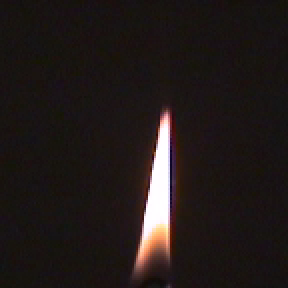
#> input picture PROJECTS/PROJECT 11/WORKING/videos/out/candle/frame0000.png, 144 x 144 px (shown 2 times larger); its folder holds 4 pictures in this run
$ python assignment11.py   (Python 2 division)   (older library calls are emulated)
#> lines starting #> are read from the running program, lines starting #| are printed output that depends on the picture
# ASSIGNMENT 11
# Robert Bobkoskie

""" Assignment 11 - Video Textures

This file has a number of functions that you need to fill out in order to
complete the assignment. Please write the appropriate code, following the
instructions on which functions you may or may not use.

GENERAL RULES:
    1. DO NOT INCLUDE code that saves, shows, displays, writes the image that
    you are being passed in. Do that on your own if you need to save the images
    but the functions should NOT save the image to file. (This is a problem
    for us when grading because running 200 files results a lot of images being
    saved to file and opened in dialogs, which is not ideal). Thanks.

    2. DO NOT import any other libraries aside from the three libraries that we
    provide. You may not import anything else, you should be able to complete
    the assignment with the given libraries (and in most cases without them).

    3. DO NOT change the format of this file. Do not put functions into classes,
    or your own infrastructure. This makes grading very difficult for us. Please
    only write code in the allotted region.

"""

import numpy as np
import cv2
import scipy.signal


def videoVolume(images):
    """ Create a video volume from the image list.

    Note: Simple function to convert a list to a 4D numpy array, you should know
    how to do this.

    Args:
        images (list): A list of frames. Each element of the list contains a
                       numpy array of a colored image. You may assume that each
                       frame has the same shape, (rows, cols, 3).

    Returns:
        output (numpy.ndarray): A 4D numpy array. This array should have
                                dimensions (num_frames, rows, cols, 3) and
                                dtype np.uint8.
    """
    output = np.zeros((len(images), images[0].shape[0], images[0].shape[1],
                      images[0].shape[2]), dtype=np.uint8)

    # WRITE YOUR CODE HERE.
    #print output
    for i, img in enumerate(images):
        #print i, img
        output[i:i+1] = img
    #print output
    # END OF FUNCTION.
    return output

def computeSimilarityMetric(video_volume):
    """
    You need to compute the differences between each pair of frames in the
    video volume. The goal, of course, is to be able to tell how good
    a jump between any two frames might be so that the code you write later
    on can find the optimal loop. The closer the similarity metric is to zero,
    the more alike the two frames are.

    This is done by computing the square root of the sum of the differences
    between each frame in the video volume.  Then, we normalize the values
    into the range 0 to 1, to remove the resolution as a factor in the scores
    (This will help when you work with videos of different resolutions)

    Suggested Instructions:

        1. Create a for loop that goes through the video volume. Create a
           variable called cur_frame.

            A. Create another for loop that goes through the video volume
                again. Create a variable called comparison_frame.

                i. Inside this loop, compute this mathematical statement.
                    rssd = sum ( (cur_frame - comparison_frame)^2 ) ** 0.5

                ii. Set output[i, j] = ssd

        2.  Divide all the values in output by the average value.  This has
            two benefits: first, it removes any resolution dependencies: the
            same video at two different resolutions will end up with the same
            values.  Second, it distributes the values over a consistent range
            regardless of the video, so the rest of your code is not so exposed
            to the quirks of any given video.

    Hints:

        Remember the matrix is symmetrical, so when you are computing the
        similarity at i, j, its the same as computing the similarity at j, i so
        you don't have to do the math twice. This speeds up the function by 2.

        Also, the similarity at all i,i is always zero, no need to calculate it

    Args:
        video_volume (numpy.ndarray):
            A 4D numpy array with dimensions (num_frames, rows, cols, 3).

            This can be produced by the videoVolume function.

    Returns:
        output (numpy.ndarray):
            A square 2d numpy array of dtype np.float.

            output[i,j] should contain the similarity score from 0 to 1
            between all frames [i,j

            This matrix is symmetrical with a diagonal of zeros.

            The values should be of type np.float.
    """

    output = np.zeros((len(video_volume), len(video_volume)), dtype=np.float)

    # WRITE YOUR CODE HERE.
    '''
    [[ 0.          0.01251703  2.23934232]
    [ 0.01251703   0.          2.24814065]
    [ 2.23934232   2.24814065  0.]]
    Received
    [[ 0.          0.87708209  2.23612935]
    [ 0.87708209   0.          1.38678855]
    [ 2.23612935   1.38678855  0.]]
    '''
    #print video_volume
    otr_loop = []
    for i, this_frame in enumerate(video_volume):
        otr_loop.append(i)
        inr_loop = []
        for j, comp_frame in enumerate(video_volume):
            #print i, j
            if not j in otr_loop and not j in inr_loop:
                inr_loop.append(j)
                this_frame = this_frame.astype(np.float64)
                comp_frame = comp_frame.astype(np.float64)
                # [4 lines of commented-out code are left out]
                ssd = np.sum(((this_frame - comp_frame)**2))**0.5
                #print ssd
                output[i, j] = ssd
                output[j, i] = ssd

    # [4 lines of commented-out code are left out]
    output = output / np.average(output)
    #print output
    #print output.dtype
    # END OF FUNCTION.
    return output

def transitionDifference(ssd_difference):
    """ Compute the transition costs between frames, taking dynamics into
        account.

    Instructions:
        1. Iterate through the rows and columns of ssd difference, ignoring the
           first two values and the last two values.
            1a. For each value at i, j, multiply the binomial filter of length
                five by the weights starting two frames before until two frames
                after, and take the sum of those products.

                i.e. Your weights for frame i are:
                     [weight[i - 2, j - 2],
                      weight[i - 1, j - 1],
                      weight[i, j],
                      weight[i + 1, j + 1],
                      weight[i + 2, j + 2]]

                Multiply that by the binomial filter weights at each i, j to get
                your output.

                It may take a little bit of understanding to get why we are
                computing this, the simple explanation is that to change from
                frame 4 to 5, lets call this ch(4, 5), and we make this weight:

                ch(4, 5) = ch(2, 3) + ch(3, 4) + ch(4, 5) + ch(5, 6) + ch(6, 7)

                This accounts for the weights in previous changes and future
                changes when considering the current frame.

                Of course, we weigh all these sums by the binomial filter, so
                that the weight ch(4, 5) is still the most important one, but
                hopefully that gives you a better understanding.

    Args:
        ssd_difference (numpy.ndarray): A difference matrix as produced by your
                                        ssd function.

    Returns:
        output (numpy.ndarray): A difference matrix that takes preceding and
                                following frames into account. The output
                                difference matrix should have the same dtype as
                                the input, but be 4 rows and columns smaller,
                                corresponding to only the frames that have valid
                                dynamics.

    Hint: There is an efficient way to do this with 2d convolution. Think about
          the coordinates you are using as you consider the preceding and
          following frame pairings.
    """

    output = np.zeros((ssd_difference.shape[0] - 4,
                       ssd_difference.shape[1] - 4),
                      dtype=ssd_difference.dtype)
    # WRITE YOUR CODE HERE.
    #ssd_difference = np.arange(81).reshape(9,9) #FOR TESTING
    #print ssd_difference, '\n'
    #print ssd_difference[2:-2,2:-2]
    for i in range(2, ssd_difference.shape[0] - 2):
        for j in range(2, ssd_difference.shape[1] - 2):
            frame = ssd_difference[i-2:i+3,j-2:j+3]
            # [7 lines of commented-out code are left out]

            '''
            #print scipy.signal.convolve2d(frame, next_frame, 'same')
            #conv_frame = scipy.signal.convolve2d(frame, next_frame, 'same')
            #print sum(conv_frame*binomialFilter5())
            '''

            #output[i-2, j-2] = sum(np.dot(binomialFilter5(), frame))
            output[i-2, j-2] = sum(np.diag(frame)*binomialFilter5())

    #print output
    # END OF FUNCTION.
    return output

def findBiggestLoop(transition_diff, alpha):
    """ Given the difference matrix, find the longest and smoothest loop that we
      can.

    Args:
        transition_diff (np.ndarray): A square 2d numpy array of dtype float.
                                      Each cell contains the cost of
                                      transitioning from frame i to frame j in
                                      the input video as returned by the
                                      transitionDifference function.

        alpha (float): a parameter for how heavily you should weigh the size of
                       the loop relative to the transition cost of the loop.
                       Larger alphas favor longer loops. Try really big values
                       to see what you get.

    start, end will be the indices in the transition_diff matrix that give the
    maximum score according to the following metric:
        score = alpha * (end - start) - transition_diff[end, start]

    Compute that score for every possible starting and ending index (within the
    size of the transition matrix) and find the largest score.

    See README.html for the scoring function to implement this function.

    Returns:
        start (int): The starting frame number of the longest loop.
        end (int): The final frame number of the longest loop.
    """
    start = 0
    end = 0
    largest_score = 0
    # WRITE YOUR CODE HERE.
    #print alpha
    for (i, j), diff in np.ndenumerate(transition_diff):
        #print i, j, diff
        score = alpha*(i - j) - transition_diff[i, j]
        if score > largest_score:
            largest_score = score
            start = j
            end = i

    # END OF FUNCTION.
    return start, end

def synthesizeLoop(video_volume, start, end):
    """ Pull out the given loop from the input video volume.

    Args:
        video_volume (np.ndarray): A (time, height, width, 3) array, as created
                                   by your videoVolume function.
        start (int): the index of the starting frame.
        end (int): the index of the ending frame.

    Returns:
        output (list): a list of arrays of size (height, width, 3) and dtype
                       np.uint8, similar to the original input the videoVolume
                       function.
    """

    output = []
    # WRITE YOUR CODE HERE.
    for i in range(start, end+1):
        #print i, video_volume[i]
        output.append(video_volume[i])

    # END OF FUNCTION.
    return output


def binomialFilter5():
    """ Return a binomial filter of length 5.

    Note: This is included for you to use.

    Returns:
        output (numpy.ndarray): A 5x1 numpy array representing a binomial
                                filter.
    """

    return np.array([1 / 16., 1 / 4., 3 / 8., 1 / 4., 1 / 16.],
                    dtype=float)


def runTexture(img_list, alpha):
    """ This function administrates the extraction of a video texture from the
    given frames.
    """
    video_volume = videoVolume(img_list)
    ssd_diff = computeSimilarityMetric(video_volume)
    transition_diff = transitionDifference(ssd_diff)
    # alpha = 1.0 / transition_diff.shape[0]

    print "Alpha is {}".format(alpha)
    idxs = findBiggestLoop(transition_diff, alpha)

    diff3 = np.zeros(transition_diff.shape, float)

    for i in range(transition_diff.shape[0]):
        for j in range(transition_diff.shape[1]):
            diff3[i, j] = alpha * (i - j) - transition_diff[i, j]

    return (vizDifference(ssd_diff),
            vizDifference(transition_diff),
            vizDifference(diff3),
            synthesizeLoop(video_volume, idxs[0] + 2, idxs[1] + 2))


def vizDifference(diff):
    return (((diff - diff.min()) /
             (diff.max() - diff.min())) * 255).astype(np.uint8)


def readImages(image_dir):
    """ This function reads in input images from a image directory

    Note: This is implemented for you since its not really relevant to
    computational photography (+ time constraints).

    Args:
        image_dir (str): The image directory to get images from.

    Returns:
        images(list): List of images in image_dir. Each image in the list is of
                      type numpy.ndarray.

    """
#> called with image_dir = 'videos/source/candle'
    extensions = ['bmp', 'pbm', 'pgm', 'ppm', 'sr', 'ras', 'jpeg',
                  'jpg', 'jpe', 'jp2', 'tiff', 'tif', 'png']

    search_paths = [os.path.join(image_dir, '*.' + ext) for ext in extensions]
    image_files = reduce(list.__add__, map(glob, search_paths))
    images = [cv2.imread(f, cv2.IMREAD_UNCHANGED | cv2.IMREAD_COLOR)
              for f in image_files]
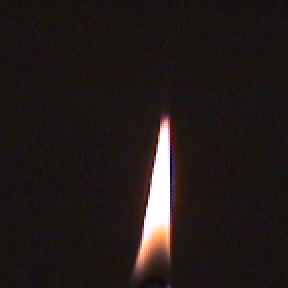
#> input picture PROJECTS/PROJECT 11/WORKING/videos/out/candle/frame0001.png, 144 x 144 px (shown 2 times larger)
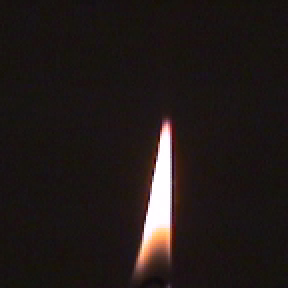
#> input picture PROJECTS/PROJECT 11/WORKING/videos/out/candle/frame0002.png, 144 x 144 px (shown 2 times larger)
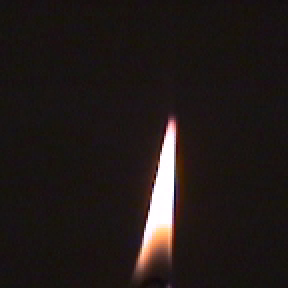
#> input picture PROJECTS/PROJECT 11/WORKING/videos/out/candle/frame0005.png, 144 x 144 px (shown 2 times larger)
#> images = 4 items

    return images


if __name__ == "__main__":
    import errno
    import os
    import sys

    from glob import glob

    alpha = 1 if len(sys.argv) < 2 else float(sys.argv[-1])
    video_dir = "candle"
    image_dir = os.path.join("videos", "source", video_dir)
    out_dir = os.path.join("videos", "out")

    print "Reading images."
    images = readImages(image_dir)
#> images = 4 items

    print "Computing video texture..."
    diff1, diff2, diff3, out_list = runTexture(images, alpha)
#> the loop in videoVolume, `for i, img in enumerate(images):` made 4 passes
#> in computeSimilarityMetric, `output = np.zeros((len(video_volume), len(video_volume)), dtype=np.flo..`: output = [[0, 0, 0, 0], [0, 0, 0, 0], [0, 0, 0, 0], [0, 0, 0, 0]]
#> the loop in computeSimilarityMetric, `for i, this_frame in enumerate(video_volume):` made 4 passes
#> in computeSimilarityMetric, comp_frame is the input picture: shape (144, 144, 3); mean B, G, R 24.7, 26.5, 33.6
#> after the loop in computeSimilarityMetric, `for i, this_frame in enumerate(video_volume):`: otr_loop = [0, 1, 2, 3]; output = [[0, 1653.9, 3294.1, 5808.3], [1653.9, 0, 2430.3, 5286.7], [3294.1, 2430.3, 0, 4252.8], [5808.3, 5286.7, 4252.8, 0]]
#> in computeSimilarityMetric, `output = output / np.average(output)`: output = [[0, 0.582, 1.16, 2.04], [0.582, 0, 0.856, 1.86], [1.16, 0.856, 0, 1.5], [2.04, 1.86, 1.5, 0]]
#> in runTexture, `ssd_diff = computeSimilarityMetric(video_volume)`: ssd_diff has the same summary as output in computeSimilarityMetric
#> in runTexture, `transition_diff = transitionDifference(ssd_diff)`: transition_diff = empty array
#> after the loop in findBiggestLoop, `for (i, j), diff in np.ndenumerate(transition_diff):`: end = 0
#> in runTexture, `idxs = findBiggestLoop(transition_diff, alpha)`: idxs = (0, 0)
#> (the run stopped early here; a loop or call above may not have finished)
